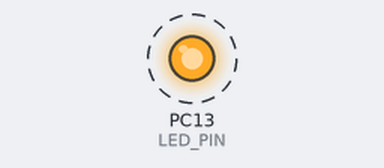
Bench run of a sketch on a simulated STM32 Black Pill. Parts: output pins drawn as LEDs (lit = HIGH). Dashed ring = blinking.

Above: at 0.5 s.
Timing chart, 0 to 4.6 s (numbered marks = the images above):
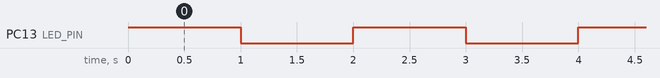

The sketch:

blink_bluepill.ino
```cpp
//Black pill
//#define LED_PIN PB12

//Blue pill
#define LED_PIN PC13

void setup()
{

pinMode(LED_PIN, OUTPUT);
}

void loop()
{
digitalWrite(LED_PIN, HIGH);
delay(1000);
digitalWrite(LED_PIN, LOW);
delay(1000);
}
```

Measured:
- by itself, PC13 (LED_PIN): alternates HIGH for 1.0 s and LOW for 1.0 s
